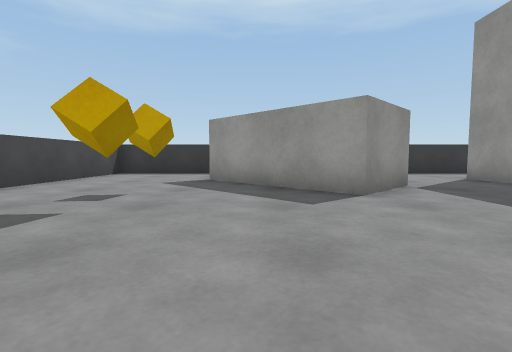
View 1 (above)

16 first-person views from a walk through a Unity game level. The camera is 0.59 m above the floor, tilts 4° down and sees 85° across. The floor is counted in squares, 1 m on a side. Each view is taken from the middle of a square. On the plan, view 1 faces up. The plan holds only what a view shows up to about 9 squares ahead; the rest is blank. The player is left out. Surface patterns are stand-ins for the level's own textures.

View 2
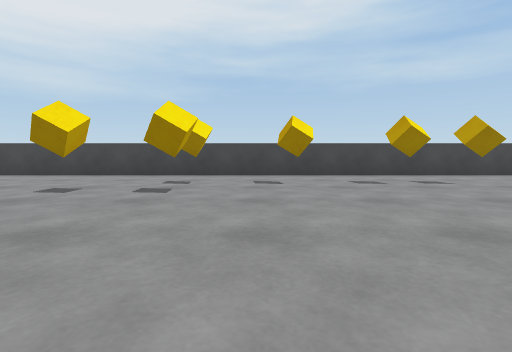

View 3
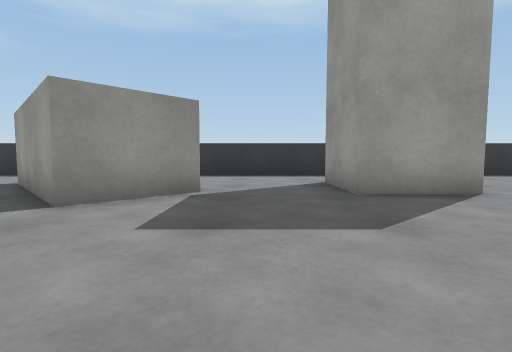

View 4
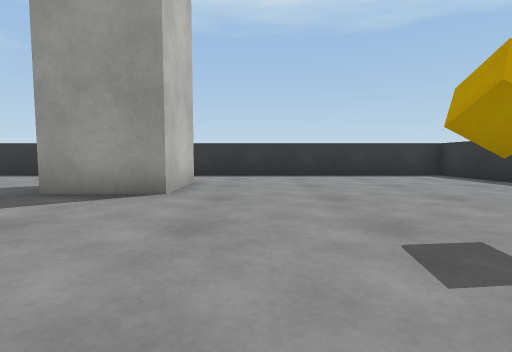

View 5
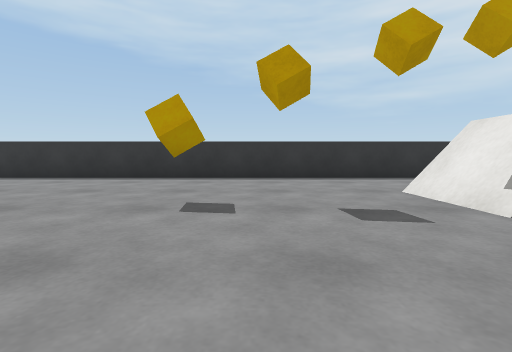

View 6
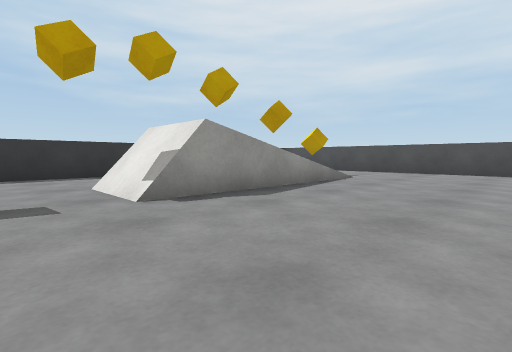

View 7
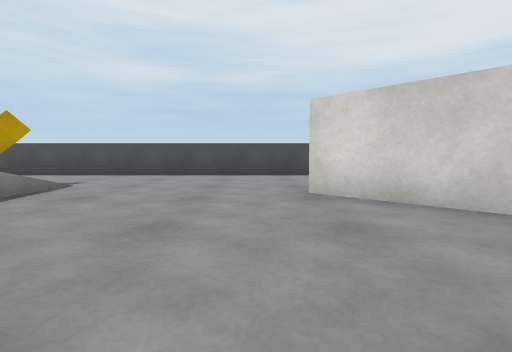

View 8
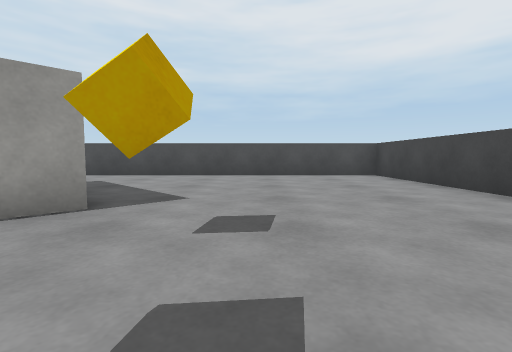

View 9
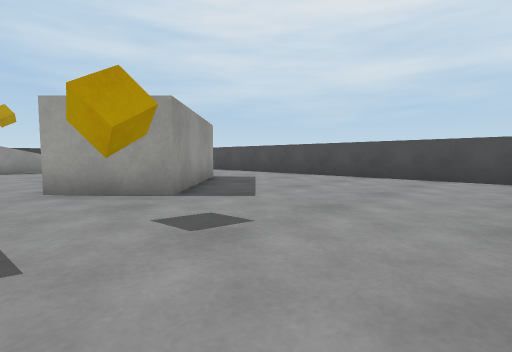

View 10
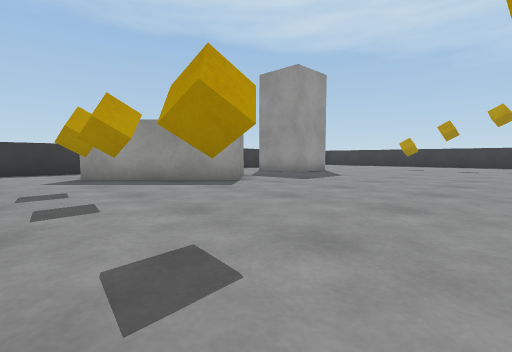

View 11
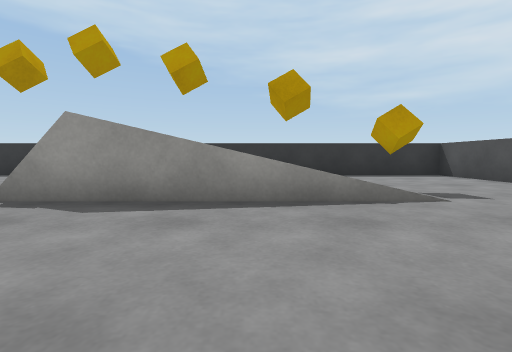

View 12
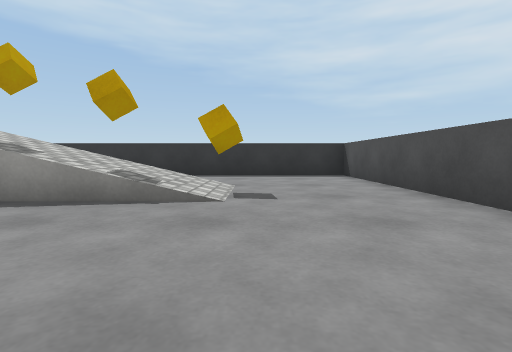

View 13
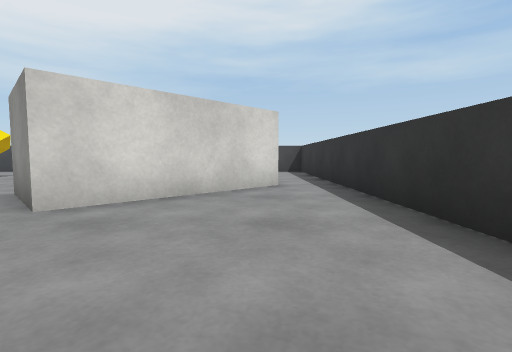

View 14
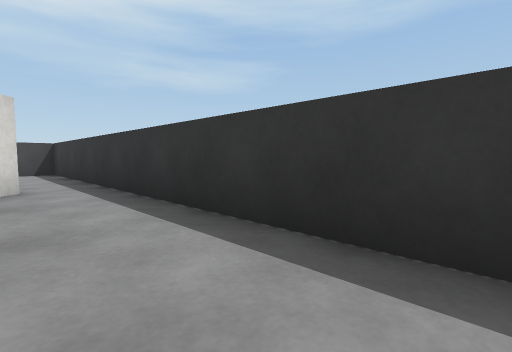

View 15
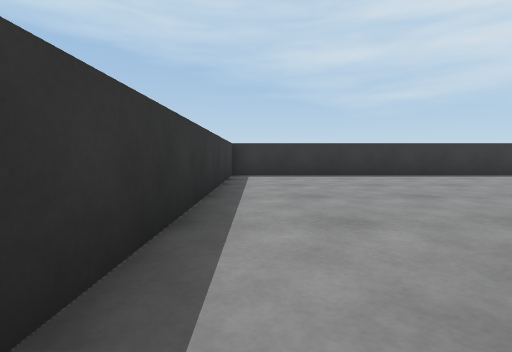

View 16
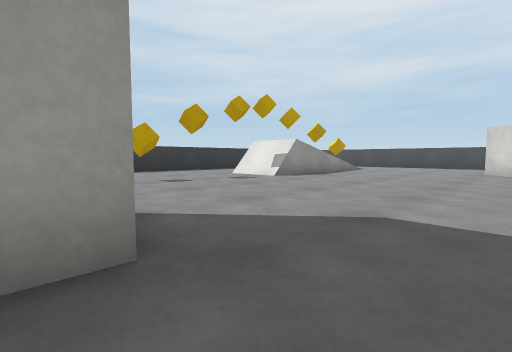

### Floor plan
Points are (right, up) in squares from view 1. A wall is a line through its corners. A room is listed if a view was taken in it or the views show most of it. See-through windows are left out.
Room 1 (views 1, 2, 3, 4, 5, 6, 7, 8, 9, 10, 11, 12, 13, 14, 15, 16)
walls: (3.3, -3.7) (5.2, -5.6); (9.6, -1) (11.8, -1); (9.6, -1.6) (9.6, -1.2) (10.1, -1.2); (11.2, -1.2) (11.8, -1.2); (3.6, -6.8) (0.9, -4.1) (2.4, -2.7); (0.2, 8.5) (3.1, 5.6) (1.7, 4.2) (-1.2, 7.1); (-4.7, -9.8) (14.7, -9.8) (14.7, 9.8) (-4.7, 9.8) (-4.7, -9.8)
low walls: (9.6, -0.6) (11.8, -0.6); (9.6, -0.7) (11.8, -0.7)
objects: other object (-2, -1); other object (-2, 1); other object (-2, 3); other object (-2, 4); other object (0, -3); other object (0, -1); other object (6, 6) to (7, 7); other object (11, -6); other object (11, -5); other object (11, -3); other object (11, 3)

Where each view was taken, in squares from view 1:
view 1: 0 up, 0 right, facing up
view 2: 0 up, 4 right, facing left
view 3: 1 up, 4 right, facing up
view 4: 1 up, 9 right, facing up
view 5: 2 up, 7 right, facing right
view 6: 1 up, 6 right, facing down-right
view 7: 1 down, 6 right, facing down
view 8: 1 down, 1 left, facing down
view 9: 2 down, 3 left, facing down-right
view 10: 1 down, 3 left, facing up-right
view 11: 4 down, 6 right, facing right
view 12: 7 down, 6 right, facing right
view 13: 8 up, 6 right, facing left
view 14: 8 up, 6 right, facing up-left
view 15: 9 up, 6 right, facing right
view 16: 6 up, 4 right, facing down-right
